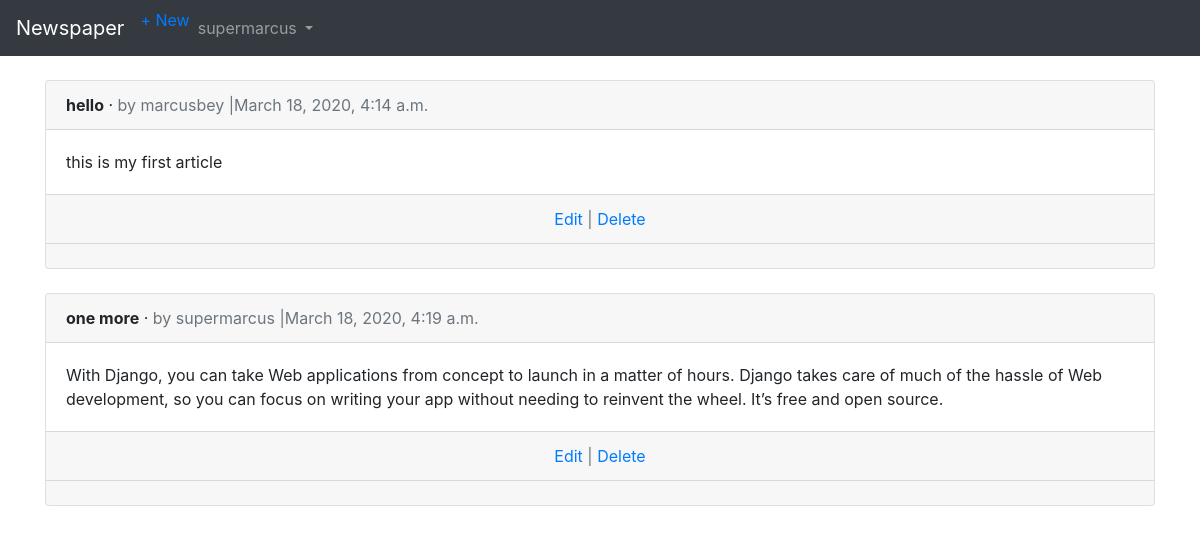
Screenshot of /articles/ (signed in) with the database file from the repository.
### users/models.py (models this page shows)
class CustomUser(AbstractUser):
	age = models.PositiveIntegerField(null=True, blank=True)

### articles/models.py (models this page shows, shortened)
class Article(models.Model):
	title = models.CharField(max_length=255)
	body = models.TextField()
	date = models.DateTimeField(auto_now_add=True)
	author = models.ForeignKey(get_user_model(), on_delete=models.CASCADE, related_name='comments',)

### articles/views.py (the view)
# urls.py: path('', ArticleListView.as_view(), name='article_list'),
class ArticleListView(LoginRequiredMixin, ListView):
	model = Article
	template_name = 'article_list.html'
	login_url = 'login'

### templates/article_list.html (shortened to what this page needs)
{% extends 'base.html' %}
{% block content %}
{% for article in object_list %}
<div class="card">
	<div class="card-header">
		<span class="font-weight-bold">{{ article.title }}</span>
		&middot;
		<span class="text-muted">by {{ article.author }} |{{ article.date }}</span>
	</div>
	<div class="card-body">{{ article.body }} </div>
	<div class="card-footer text-center text-muted">
	<a href="{% url 'article_edit' article.pk %}">Edit</a> | <a href="{% url 'article_delete' article.pk %}">Delete</a>
	</div>
	<div class="card-footer">
	</div>
</div>
<br />
{% endfor %}
{% endblock content %}

### templates/base.html (shortened to what this page needs)
<!doctype html>
<html lang="en">
	<head>
		<link rel="stylesheet" href="https://stackpath.bootstrapcdn.com/bootstrap/4.1.3/css/\bootstrap.min.css"crossorigin="anonymous">
	</head>
<body>
	<nav class="navbar navbar-expand-md navbar-dark bg-dark mb-4">
		<a class="navbar-brand" href="{% url 'home' %}">Newspaper</a>
		<div class="collapse navbar-collapse" id="navbarCollapse">
			{% if user.is_authenticated %}
			<ul class="navbar-nav mr-auto">
				<li class="nav-item"><a href="{% url 'article_new' %}">+ New</a></li>
				<li class="nav-item">
					<a class="nav-link dropdown-toggle" href="#" id="userMenu"
					data-toggle="dropdown" aria-haspopup="true" aria-expanded="false">
					{{ user.username }}
					</a>
				</li>
			</ul>
			{% else %}
				<form class="form-inline ml-auto">
				<a href="{% url 'login' %}" class="btn btn-outline-secondary"> Log In</a>
				<a href="{% url 'signup' %}" class="btn btn-primary ml-2">
				Sign up</a>
				</form>
			{% endif %}
		</div>
	</nav>
	<div class="container">
	  {% block content %}
	{% endblock content %}
	</div>
</body>
</html>

### rows the page displays
CustomUser: username "supermarcus"
Article: title "hello", author "marcusbey", date "March 18, 2020, 4:14 a.m.", body "this is my first article"
Article: title "one more", author "supermarcus", date "March 18, 2020, 4:19 a.m.", body "With Django, you can take Web applications from concept to launch in a matter of hours. Django takes care of much of the hassle of Web development, so you can focus on writing your app without needing to reinvent the wheel. It’s free and open source."
